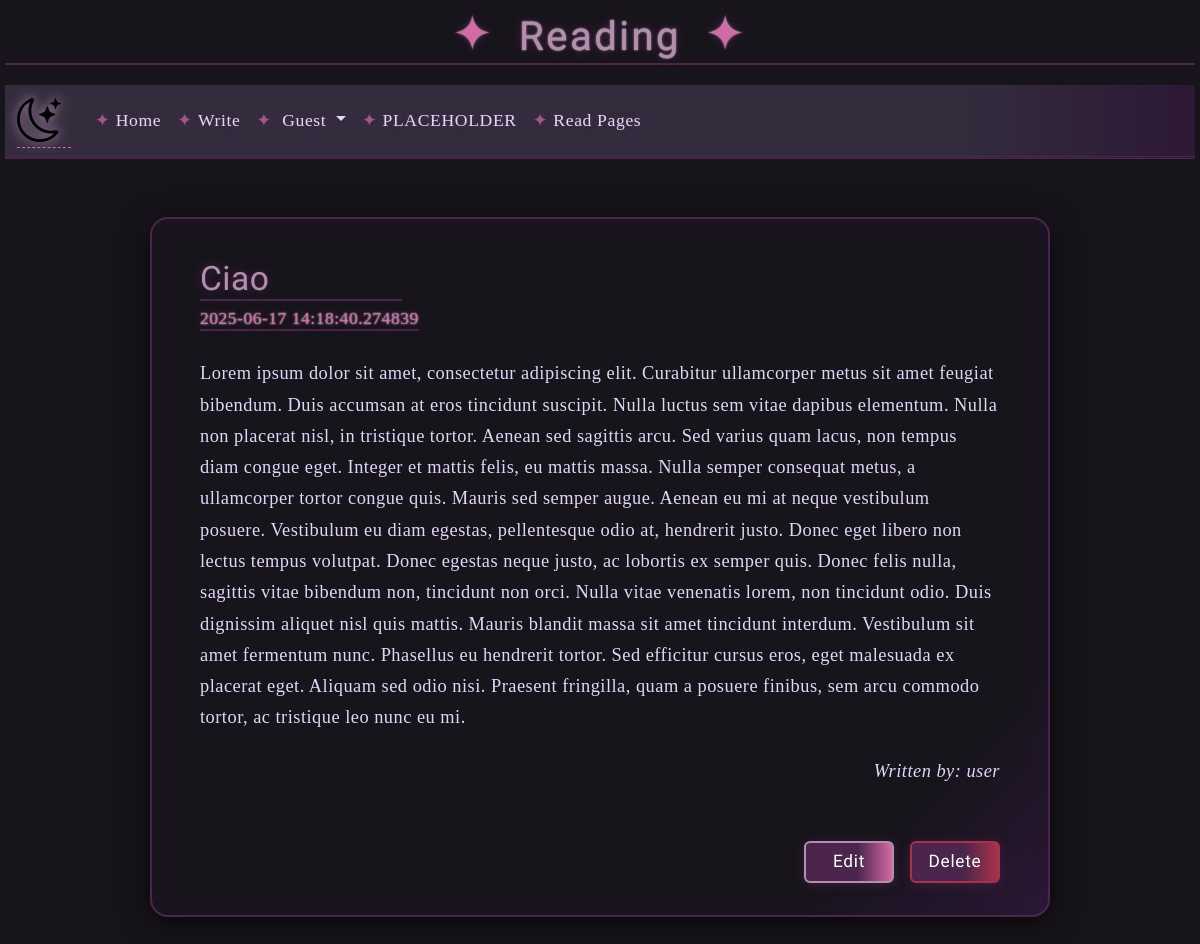
The page /read/3 on the database its author committed.
### app/models.py (models this page shows)
class Page(db.Model):
  metadata_obj
  id = db.Column(db.Integer, primary_key = True)
  title = db.Column(db.String(200), nullable = False)
  author_id = db.Column(db.Integer, db.ForeignKey('user.id'), nullable = False)
  text = db.Column(db.Text, nullable = False)
  date = db.Column(db.DateTime, default=datetime.now())

class User(db.Model):
  metadata_obj
  id = db.Column(db.Integer, primary_key = True)
  name = db.Column(db.String(100), nullable = False)
  email = db.Column(db.String(100), unique = True, nullable = False)
  password = db.Column(db.String(16), nullable = False)
  pages = db.relationship('Page', backref = 'author', lazy = True)

### app/routes.py (the view)
@app.route('/read/<int:id>')
def read_id(id):
  page = Page.query.get_or_404(id)
  author_name = page.author.name
  return render_template('read-id.html', page=page, author_name = author_name, title='Reading')

### app/templates/read-id.html (shortened to what this page needs)
{% extends('base.html') %}
{% block content %}
  <div class="grimoire-page-box">
    <div class="grimoire-header">
      <div>
        <h2>{{ page.title }}</h2>
        <h3>{{ page.date }}</h3>
      </div>
    </div>
    <article>
      <p>
        {{ page.text }}
      </p>
      <p class="grimoire-author">
        Written by: {{ author_name }}
      </p>
    </article>
    <div class="grimoire-actions">
      <a href="{{ url_for('page_edit', id=page.id) }}" class="btn btn-primary">Edit</a>
      <a href="{{ url_for('delete', id=page.id) }}" class="btn btn-danger">Delete</a>
    </div>
  </div>
{% endblock %}

### app/static/styles/style.css (style rules this page uses)
body { background: #18141c; color: #e0d6f6; font-family: 'Cormorant Garamond', serif; letter-spacing: 0.03em; }
h1, h2, h3 { font-family: 'UnifrakturCook', 'Cinzel Decorative', serif; color: #b48ead; text-shadow: 0 0 8px #4b254c, 0 0 2px #fff; border-bottom: 2px double #4b254c; margin-bottom: 0.5em; }
a { color: #d16ba5; text-decoration: none; border-bottom: 1px dashed #d16ba5; transition: color 0.2s; }
.btn-primary { background: linear-gradient(90deg, #4b254c 60%, #d16ba5 100%); border: 2px double #b48ead; color: #fff; font-family: 'Cinzel Decorative', serif; font-size: 1.1em; letter-spacing: 0.04em; box-shadow: 0 2px 10px #4b254c99; transition: background-color 0.2s, box-shadow 0.2s; }
.grimoire-page-box { background: linear-gradient(135deg, #18141c 85%, #2d1836 100%); border: 2.5px double #4b254c; border-radius: 18px; box-shadow: 0 6px 32px #000b, 0 0 0 16px #24183633 inset; color: #e0d6f6; font-family: 'Cormorant Garamond', serif; padding: 2.5em 3em 2em 3em; margin: 3em auto 2em auto; max-width: 900px; min-height: 450px; position: relative; display: flex; flex-direction: column; }
.grimoire-header { display: flex; align-items: flex-start; margin-bottom: 1.5em; }
.grimoire-header h2 { color: #b48ead; font-family: 'UnifrakturCook', 'Cinzel Decorative', serif; font-size: 2.1em; text-shadow: 0 0 10px #4b254c, 0 0 2px #fff2; margin-bottom: 0.2em; margin-right: 0.5em; text-align: left; }
.grimoire-header h3 { color: #d16ba5; font-family: 'Cormorant Garamond', serif; font-size: 1.1em; margin-bottom: 0.2em; text-align: left; }
.grimoire-page-box article { flex: 1 1 auto; }
.grimoire-page-box article p { color: #e0d6f6; font-size: 1.15em; margin-bottom: 1.2em; line-height: 1.7; }
.grimoire-author { color: #b48ead; font-style: italic; text-align: right; font-size: 1em; }
.grimoire-actions { display: flex; justify-content: flex-end; gap: 1em; margin-top: 2em; }
.btn-primary, .btn-danger { font-family: 'UnifrakturCook', 'Cinzel Decorative', serif; font-size: 1.08em; letter-spacing: 0.04em; border: 2px double #b48ead; box-shadow: 0 2px 10px #4b254c99; transition: background-color 0.2s, box-shadow 0.2s; min-width: 90px; }
.btn-primary { background: linear-gradient(90deg, #4b254c 60%, #d16ba5 100%); color: #fff; }
.btn-danger { background: linear-gradient(90deg, #4b254c 60%, #a8324a 100%); color: #fff; border-color: #a8324a; }

### rows shown on the page
Page: title "Ciao", date "2025-06-17 14:18:40.274839", text "Lorem ipsum dolor sit amet, consectetur adipiscing elit. Curabitur ullamcorper metus sit amet feugiat bibendum. Duis accumsan at eros tincidunt suscipit. Nulla luctus sem vitae dapibus elementum. Nulla non placerat nisl, in tristique tortor. Aenean sed sagittis arcu. Sed varius quam lacus, non tempus diam congue eget. Integer et mattis felis, eu mattis massa. Nulla semper consequat metus, a ullamcorper tortor congue quis. Mauris sed semper augue. Aenean eu mi at neque vestibulum posuere. Vestibulum eu diam egestas, pellentesque odio at, hendrerit justo. Donec eget libero non lectus tempus volutpat. Donec egestas neque justo, ac lobortis ex semper quis. Donec felis nulla, sagittis vitae…"
User: name "user"

### other values the page prints
{{ title }} "Reading"
